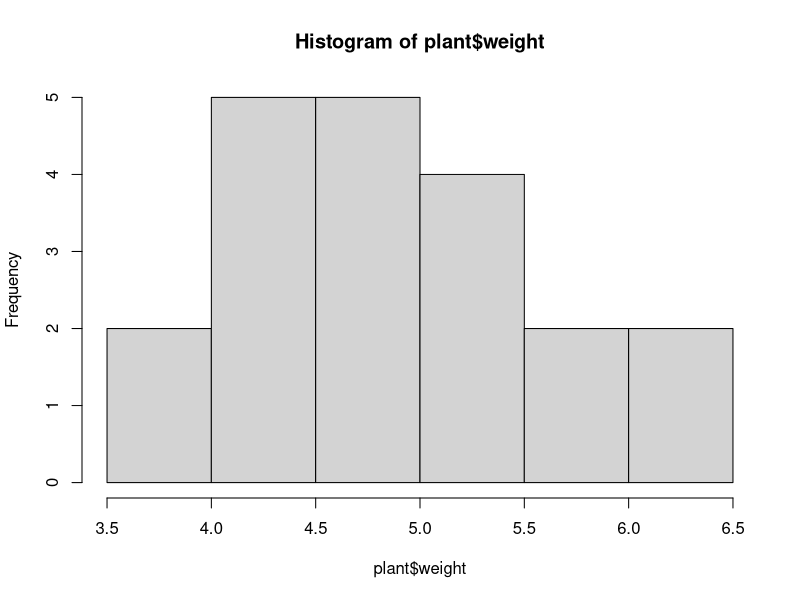
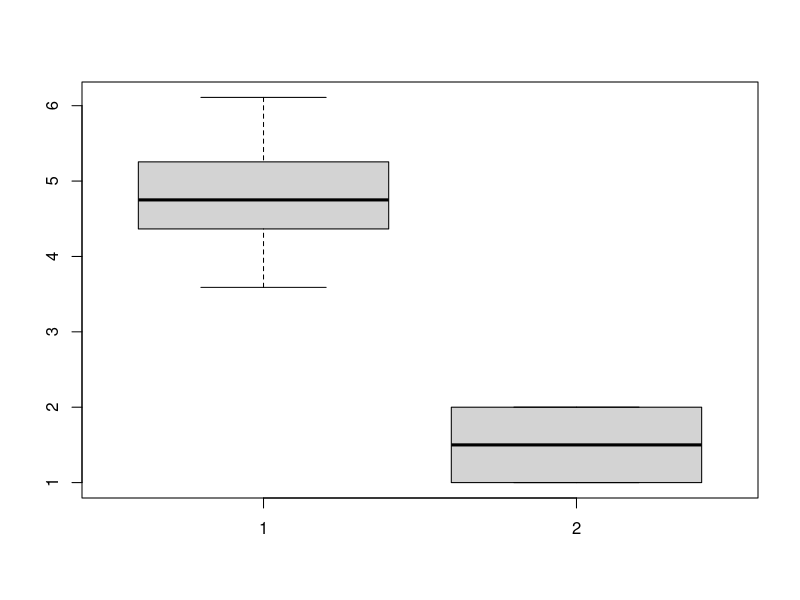
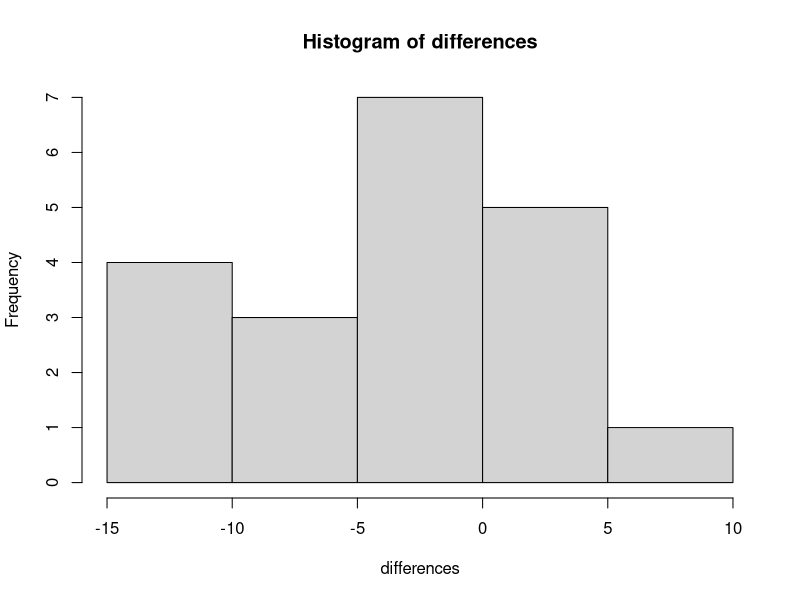

Write R code to recreate these figures, in order.

# Part IV: t-tests & Analysis of Variance (ANOVA) -----------------------

#load libraries & data
library("car") 
library("ggplot2") 
library("emmeans") 
library("multcomp") 
library("lme4") 
library("lmerTest")
data(mtcars)

## Comparing Two Groups -------------------------------------------------

# load data & drop trt2
data(PlantGrowth)
plant <- subset(PlantGrowth, group != 'trt2')

# verify assumptions
hist(plant$weight)
shapiro.test(plant$weight)
leveneTest(weight ~ group, data=plant)
boxplot(plant$weight, plant$group)

# perform t-Test
t.test(weight~group, data=plant, var.equal=TRUE)

# non-parametric option
wilcox.test(weight~group, data=plant)

# create paired data
data <- data.frame(ID = c(rep(1:20)),
                   score1 = c(84 ,82, 78, 76, 92, 94, 90, 85, 71, 95,
                              84, 97, 98, 80, 90, 88, 95, 90, 96, 89),
                   score2 = c(84, 88, 88, 90, 92, 93, 91, 85, 80, 93,
                              97, 100, 93, 91, 92, 89, 94, 83, 92, 95))

# define differences & verify assumptions
differences <- data$score1 - data$score2 
hist(differences) 
shapiro.test(differences)

# perform paired t-Test
t.test(data$score1, data$score2, paired = TRUE)

# non-parametric option
wilcox.test(data$score1, data$score2, paired = TRUE)

## Comparing More Than Two Groups ---------------------------------------

# set contrasts for ANOVA
options(contrasts=c("contr.sum", "contr.poly"))

# reload data
data(PlantGrowth)

# create data set
plant <- PlantGrowth

# classify variables
plant$weight <- as.numeric(plant$weight)
plant$group <- as.factor(plant$group)

# relevel groups
plant$group <- relevel(plant$group, ref='ctrl')

# define model
model <- lm(weight~group, data=plant)

# verify assumptions
shapiro.test(summary(model)$residuals)
leveneTest(summary(model)$residuals, group=as.factor(plant$group))

# run F-Test, ANOVA Table
Anova(model, type=3)

# post-hoc comparisons
emm1<- emmeans(model, pairwise~group)

# Tukey's Test
contrast(emm1, method='pairwise', adjust='tukey')
cld(emm1, Letters=LETTERS)

# Dunnett's Test
contrast(emm1, method='dunnett')

#Comparing Multiple Factors ---------------------------------------------

# two-way ANOVA model example
model <- lm(mpg ~ vs*am, data=mtcars)

# verify assumptions
shapiro.test(summary(model)$residuals)
leveneTest(summary(model)$residuals, group=as.factor(mtcars$vs):as.factor(mtcars$am))

# ANOVA table
Anova(model, type=3)

# post-hoc comparisons
emm1<- emmeans(model, pairwise~vs:am)
contrast(emm1, method='pairwise', adjust='tukey')
